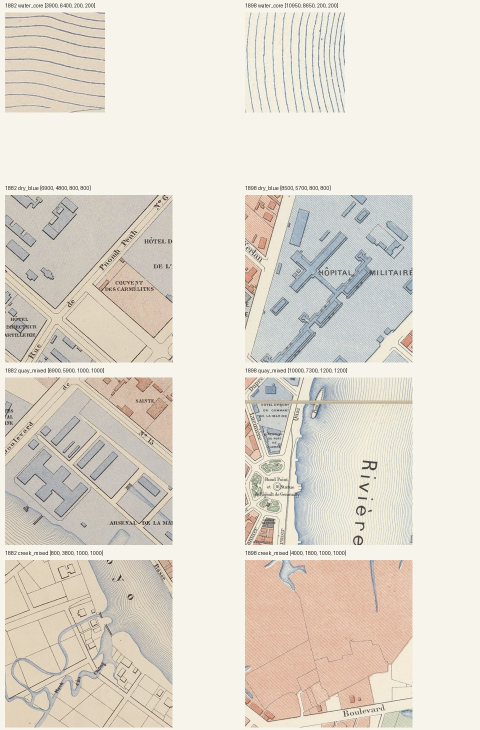
#> input picture work/image-processing/experiments/river-1882-1898/contact.jpg, 960 x 1460 px (shown at 1/2 size)
$ python frame.py ../../image-processing/experiments/river-1882-1898/contact.jpg
#> lines starting #> are read from the running program, lines starting #| are printed output that depends on the picture; after the words box and inside, x2 and y2 are one past the last pixel; in counts of white or black regions, pixels touching at a corner belong together
import sys, numpy as np
from PIL import Image
from scipy.signal import find_peaks
Image.MAX_IMAGE_PIXELS=None
img=Image.open(sys.argv[1]).convert('L'); W,H=img.size; s=8
#> after `img = Image.open(sys.argv[1]).convert('L')`:
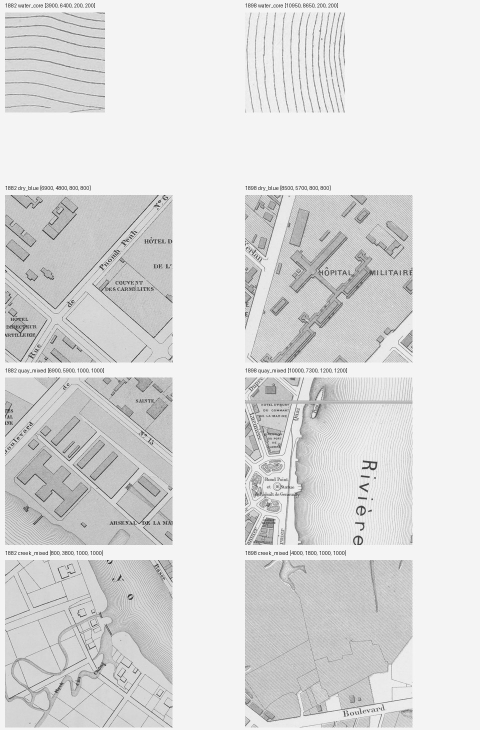
#> img: PIL image 960x1460 L (shown at 1/2 size); min 25, max 255, mean 219.9
#> after `W, H = img.size`: W = 960; H = 1460
g=np.asarray(img.resize((W//s,H//s),Image.BOX),dtype=np.float32); d=g<140
#> after `g = np.asarray(img.resize((W // s, H // s), Image.BOX), dtype=np.float`:
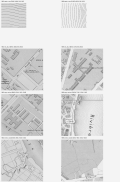
#> g: shape (182, 120) float32; min 117, max 245, mean 220
#> after `d = g < 140`:
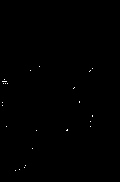
#> d: shape (182, 120) bool; 0.16% white in thin lines or dots, all inside (x1, y1, x2, y2) = (2, 66, 93, 171)
cs=d.sum(0); rs=d.sum(1)
#> after `cs = d.sum(0)`: cs = 120 values, max 3 at index 2, min 0 at index 0, mean 0.283
#> after `rs = d.sum(1)`: rs = 182 values, max 5 at index 81, min 0 at index 0, mean 0.187
vp,_=find_peaks(cs,height=cs.max()*0.45,distance=20); hp,_=find_peaks(rs,height=rs.max()*0.45,distance=20)
#> after `vp, _ = find_peaks(cs, height=cs.max() * 0.45, distance=20)`: vp = [2, 67, 92]
#> after `hp, _ = find_peaks(rs, height=rs.max() * 0.45, distance=20)`: hp = [81, 130]
print(W,H,'v',[int(p*s) for p in vp],'h',[int(p*s) for p in hp])
#| 960 1460 v [16, 536, 736] h [648, 1040]
